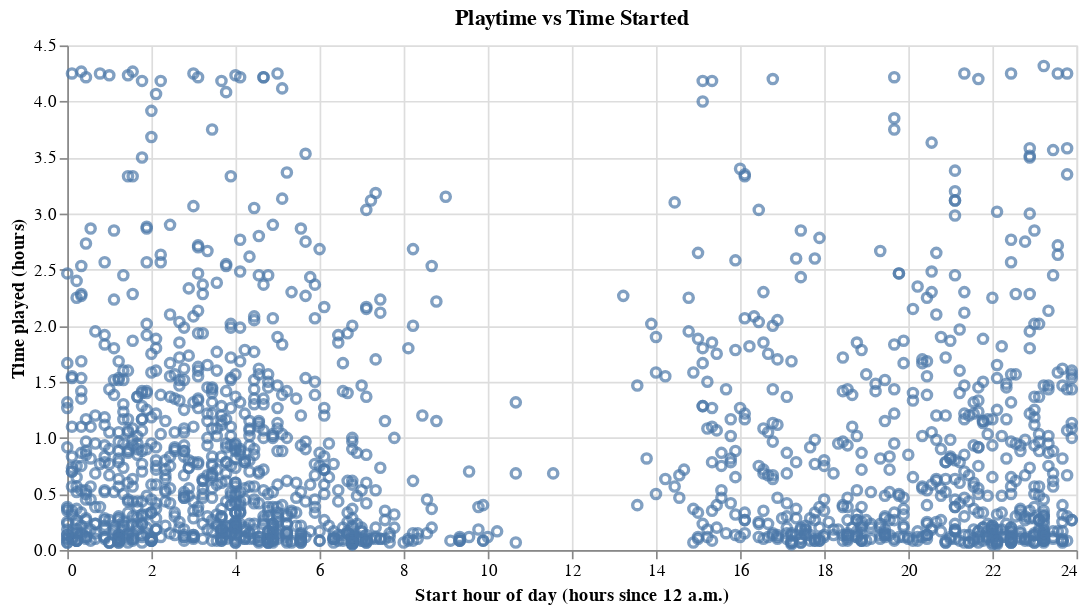

Write notebook code for a chart like this one.
### Markdown cell above
^^^ replace marathon stuff with general plot, go into a bit more detail how we're defining function ...

### Code cell
alt.Chart(main_df).mark_point().encode(
    x=alt.X("start_hour_of_day",title="Start hour of day (hours since 12 a.m.)"),
    y=alt.Y("session_play_time",title="Time played (hours)"),
).properties(
    title="Playtime vs Time Started",width=600
)

### Figure 1 — Vega specification as saved in the notebook (floating-point values rounded to 4 significant figures; data arrays with more than 128 entries replaced by an {"elided": "..."} marker saying what was removed)
{"$schema": "https://vega.github.io/schema/vega/v5.json", "data": [{"name": "source_0", "values": {"elided": "1533 records"}}, {"name": "source_0_x_domain_start_hour_of_day", "values": [{"min": 0.0, "max": 23.89}]}, {"name": "source_0_y_domain_session_play_time", "values": [{"min": 0.05, "max": 4.317}]}], "marks": [{"type": "symbol", "name": "marks", "from": {"data": "source_0"}, "encode": {"update": {"x": {"field": "start_hour_of_day", "scale": "x"}, "y": {"field": "session_play_time", "scale": "y"}, "fill": {"value": "transparent"}, "opacity": {"value": 0.7}, "stroke": {"value": "#4c78a8"}}}, "style": ["point"]}], "scales": [{"name": "x", "type": "linear", "domain": [{"signal": "(data(\"source_0_x_domain_start_hour_of_day\")[0] || {}).min"}, {"signal": "(data(\"source_0_x_domain_start_hour_of_day\")[0] || {}).max"}], "range": [0, {"signal": "width"}], "zero": true, "nice": true}, {"name": "y", "type": "linear", "domain": [{"signal": "(data(\"source_0_y_domain_session_play_time\")[0] || {}).min"}, {"signal": "(data(\"source_0_y_domain_session_play_time\")[0] || {}).max"}], "range": [{"signal": "height"}, 0], "nice": true, "zero": true}], "axes": [{"scale": "x", "tickCount": {"signal": "ceil(width/40)"}, "maxExtent": 0, "labels": false, "ticks": false, "zindex": 0, "gridScale": "y", "grid": true, "minExtent": 0, "domain": false, "aria": false, "orient": "bottom"}, {"scale": "y", "maxExtent": 0, "gridScale": "x", "domain": false, "orient": "left", "minExtent": 0, "ticks": false, "zindex": 0, "tickCount": {"signal": "ceil(height/40)"}, "labels": false, "grid": true, "aria": false}, {"scale": "x", "zindex": 0, "title": "Start hour of day (hours since 12 a.m.)", "orient": "bottom", "grid": false, "labelFlush": true, "labelOverlap": true, "tickCount": {"signal": "ceil(width/40)"}}, {"scale": "y", "grid": false, "labelOverlap": true, "tickCount": {"signal": "ceil(height/40)"}, "zindex": 0, "orient": "left", "title": "Time played (hours)"}], "title": {"text": "Playtime vs Time Started", "frame": "group"}, "background": "white", "style": "cell", "width": 600, "padding": 5, "height": 300}
